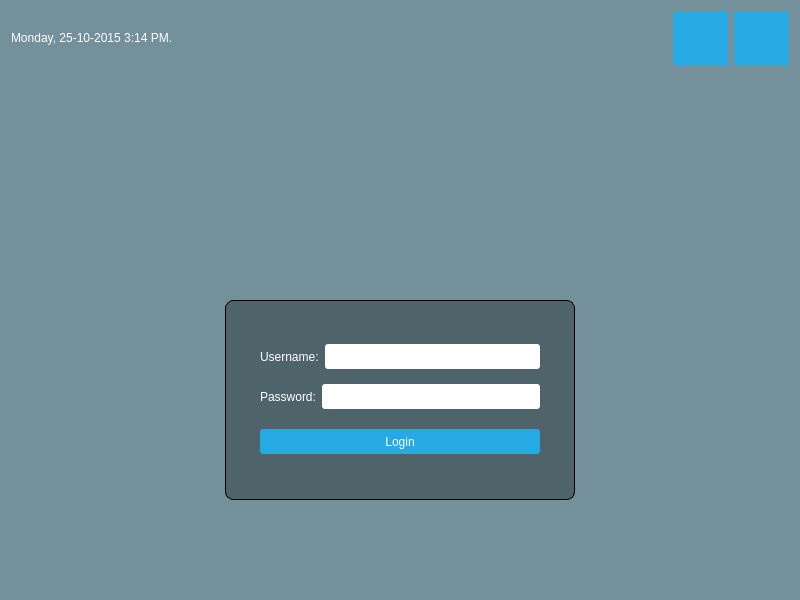
<?xml version="1.0" encoding="UTF-8"?>
<ui version="4.0">
 <class>Widget</class>
 <widget class="QWidget" name="Widget">
  <property name="geometry">
   <rect>
    <x>0</x>
    <y>0</y>
    <width>800</width>
    <height>600</height>
   </rect>
  </property>
  <property name="windowTitle">
   <string>Widget</string>
  </property>
  <property name="styleSheet">
   <string notr="true">#Widget
{
		background: rgba(32, 80, 96, 100); 
/*border-image: url(&quot;C:/Users/MICHAEL/Pictures/LifeFrame/1.jpg&quot;);*/
}

#topPanel {
 background-color: qlineargradient(spread:reflect, x1:0.5, y1:0, x2:0, y2:0, stop:0 rgba(91, 204, 233, 100),
stop:1 rgba(32, 80, 96, 100)); 
}

#loginForm
{
background: rgba(0, 0, 0, 80);
border-radius: 8px;
}

QLabel { color: white; }
QLineEdit { border-radius: 3px; }

QPushButton
{
color: white;
background-color: #27a9e3;
border-width: 0px;
border-radius: 3px;
}

QPushButton:hover { background-color: #66c011; }

</string>
  </property>
  <layout class="QVBoxLayout" name="verticalLayout">
   <property name="leftMargin">
    <number>0</number>
   </property>
   <property name="topMargin">
    <number>0</number>
   </property>
   <property name="rightMargin">
    <number>0</number>
   </property>
   <property name="bottomMargin">
    <number>0</number>
   </property>
   <item>
    <widget class="QWidget" name="topPanel" native="true">
     <layout class="QHBoxLayout" name="horizontalLayout">
      <item>
       <widget class="QLabel" name="currentDateTime">
        <property name="text">
         <string>&lt;html&gt;&lt;head/&gt;&lt;body&gt;&lt;p&gt;Monday, 25-10-2015 3:14 PM.&lt;/p&gt;&lt;/body&gt;&lt;/html&gt;</string>
        </property>
       </widget>
      </item>
      <item>
       <spacer name="horizontalSpacer">
        <property name="orientation">
         <enum>Qt::Horizontal</enum>
        </property>
        <property name="sizeHint" stdset="0">
         <size>
          <width>40</width>
          <height>20</height>
         </size>
        </property>
       </spacer>
      </item>
      <item>
       <widget class="QPushButton" name="shutdownButton">
        <property name="sizePolicy">
         <sizepolicy hsizetype="Fixed" vsizetype="Fixed">
          <horstretch>0</horstretch>
          <verstretch>0</verstretch>
         </sizepolicy>
        </property>
        <property name="minimumSize">
         <size>
          <width>55</width>
          <height>55</height>
         </size>
        </property>
       </widget>
      </item>
      <item>
       <widget class="QPushButton" name="restartButton">
        <property name="sizePolicy">
         <sizepolicy hsizetype="Fixed" vsizetype="Fixed">
          <horstretch>0</horstretch>
          <verstretch>0</verstretch>
         </sizepolicy>
        </property>
        <property name="minimumSize">
         <size>
          <width>55</width>
          <height>55</height>
         </size>
        </property>
       </widget>
      </item>
     </layout>
    </widget>
   </item>
   <item>
    <spacer name="verticalSpacer_3">
     <property name="orientation">
      <enum>Qt::Vertical</enum>
     </property>
     <property name="sizeHint" stdset="0">
      <size>
       <width>20</width>
       <height>150</height>
      </size>
     </property>
    </spacer>
   </item>
   <item>
    <layout class="QHBoxLayout" name="horizontalLayout_2">
     <property name="bottomMargin">
      <number>0</number>
     </property>
     <item>
      <widget class="QLabel" name="logo">
       <property name="sizePolicy">
        <sizepolicy hsizetype="Fixed" vsizetype="Fixed">
         <horstretch>0</horstretch>
         <verstretch>0</verstretch>
        </sizepolicy>
       </property>
       <property name="minimumSize">
        <size>
         <width>150</width>
         <height>150</height>
        </size>
       </property>
       <property name="styleSheet">
        <string notr="true">background-image: url(&quot;Pictures/b.png&quot;);</string>
       </property>
      </widget>
     </item>
    </layout>
   </item>
   <item>
    <spacer name="verticalSpacer_4">
     <property name="orientation">
      <enum>Qt::Vertical</enum>
     </property>
     <property name="sizeType">
      <enum>QSizePolicy::Fixed</enum>
     </property>
     <property name="sizeHint" stdset="0">
      <size>
       <width>20</width>
       <height>10</height>
      </size>
     </property>
    </spacer>
   </item>
   <item>
    <layout class="QHBoxLayout" name="horizontalLayout_3">
     <property name="bottomMargin">
      <number>100</number>
     </property>
     <item>
      <widget class="QWidget" name="loginForm" native="true">
       <property name="sizePolicy">
        <sizepolicy hsizetype="Fixed" vsizetype="Fixed">
         <horstretch>0</horstretch>
         <verstretch>0</verstretch>
        </sizepolicy>
       </property>
       <property name="minimumSize">
        <size>
         <width>350</width>
         <height>200</height>
        </size>
       </property>
       <property name="styleSheet">
        <string notr="true">#loginForm
{
		border:1px solid;
}</string>
       </property>
       <layout class="QVBoxLayout" name="verticalLayout_2">
        <property name="leftMargin">
         <number>35</number>
        </property>
        <property name="topMargin">
         <number>35</number>
        </property>
        <property name="rightMargin">
         <number>35</number>
        </property>
        <property name="bottomMargin">
         <number>35</number>
        </property>
        <item>
         <layout class="QHBoxLayout" name="horizontalLayout_12">
          <item>
           <widget class="QLabel" name="label_2">
            <property name="text">
             <string>Username:</string>
            </property>
           </widget>
          </item>
          <item>
           <widget class="QLineEdit" name="username">
            <property name="minimumSize">
             <size>
              <width>0</width>
              <height>25</height>
             </size>
            </property>
           </widget>
          </item>
         </layout>
        </item>
        <item>
         <layout class="QHBoxLayout" name="horizontalLayout_11">
          <property name="topMargin">
           <number>0</number>
          </property>
          <property name="bottomMargin">
           <number>0</number>
          </property>
          <item>
           <widget class="QLabel" name="label">
            <property name="text">
             <string>Password:</string>
            </property>
           </widget>
          </item>
          <item>
           <widget class="QLineEdit" name="password">
            <property name="minimumSize">
             <size>
              <width>0</width>
              <height>25</height>
             </size>
            </property>
            <property name="echoMode">
             <enum>QLineEdit::Password</enum>
            </property>
           </widget>
          </item>
         </layout>
        </item>
        <item>
         <spacer name="verticalSpacer_2">
          <property name="orientation">
           <enum>Qt::Vertical</enum>
          </property>
          <property name="sizeType">
           <enum>QSizePolicy::Fixed</enum>
          </property>
          <property name="sizeHint" stdset="0">
           <size>
            <width>20</width>
            <height>5</height>
           </size>
          </property>
         </spacer>
        </item>
        <item>
         <widget class="QPushButton" name="loginButton">
          <property name="minimumSize">
           <size>
            <width>0</width>
            <height>25</height>
           </size>
          </property>
          <property name="text">
           <string>Login</string>
          </property>
         </widget>
        </item>
       </layout>
      </widget>
     </item>
    </layout>
   </item>
   <item>
    <spacer name="verticalSpacer">
     <property name="orientation">
      <enum>Qt::Vertical</enum>
     </property>
     <property name="sizeHint" stdset="0">
      <size>
       <width>20</width>
       <height>40</height>
      </size>
     </property>
    </spacer>
   </item>
  </layout>
 </widget>
 <layoutdefault spacing="6" margin="11"/>
 <resources/>
 <connections/>
</ui>
